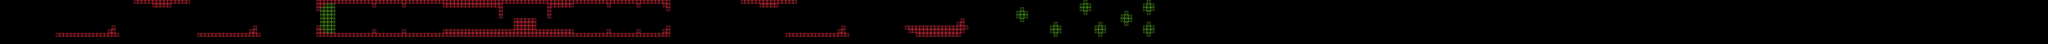

A level layout from a 2D game, rendered from its tile map. Below: a short description, then the map file with tile-grid data replaced by summaries:
An orthogonal 550x12 tile map with 32x32 px tiles, 2 tile layers (Tile Layer 1, Tile Layer 2) and 4 objects (3x ES1, ES2).

<map version="1.0" tiledversion="1.0.3" orientation="orthogonal" renderorder="right-down" width="550" height="12" tilewidth="32" tileheight="32" nextobjectid="19">
 <tileset firstgid="1" name="Design_tileset" tilewidth="32" tileheight="32" tilecount="6" columns="3">
  <image source="Design_tileset.png" width="96" height="64" />
 </tileset>
 <layer name="Tile Layer 1" width="550" height="12">
  <data>[6600 cells, 502 non-empty, 3 distinct tile ids]</data>
 </layer>
 <objectgroup name="Objects">
  <object id="9" name="Spawn2" type="ES1" x="490" y="245" />
  <object id="11" name="Spawn1" type="ES2" x="560" y="196" />
  <object id="15" name="Spawn2" type="ES1" x="778" y="199" />
  <object id="16" name="Spawn2" type="ES1" x="659" y="242" />
 </objectgroup>
 <layer name="Tile Layer 2" width="550" height="12">
  <data>[6600 cells, 30 non-empty, 1 distinct tile ids]</data>
 </layer>
</map>